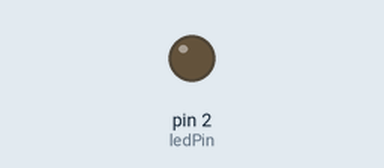
This sketch was run on a simulated Arduino Uno, built with avr-gcc and run on an emulated ATmega328P. Parts: output pins drawn as LEDs (lit = HIGH).

Above: at 1.5 s.
At 3.8 s:
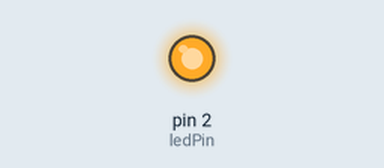
Timing chart, 0 to 9.9 s (numbered marks = the images above):
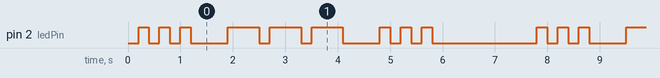

The sketch:

SOS_millis.ino
```cpp
// 定义LED引脚
const int ledPin = 2;
const int sos[22] = {200,-200,200,-200,200,-200,-200,500,-600,200,-600,200,-600,-200,500,-200,200,-200,200,-200,-1800};
//变号才反转状态，持续时间为后一个索引所表示的时间
//存储LED亮暗模式时间
unsigned long pre=0;//基准时间
int step=0;//标志进行到哪一步
void setup()
{
  Serial.begin(115200);
  pinMode(ledPin, OUTPUT);
}

void loop()
{
  unsigned long cur=millis();//当前时间
  if(step>21)
  {
    step=0;
  }
  else
  {
    if(cur-pre>=abs(sos[step]))
    {
      pre=pre+abs(sos[step]);//更新基准
      if(sos[step]>0)
      {
        digitalWrite(ledPin, HIGH);
      }
      else
      {
        digitalWrite(ledPin, LOW);
      }
      step++;//更新时序
    }

  }
}
```

Measured:
- by itself, pin 2 (ledPin): repeats every 7.6 s: 2 × (LOW 0.20 s, HIGH 0.20 s), LOW 0.70 s, 2 × (HIGH 0.60 s, LOW 0.20 s), HIGH 0.60 s, LOW 0.70 s, 2 × (HIGH 0.20 s, LOW 0.20 s), HIGH 0.20 s, LOW 2.0 s, HIGH 0.20 s
- by itself, everything shown: repeats every 7.6 s, in 18 steps
